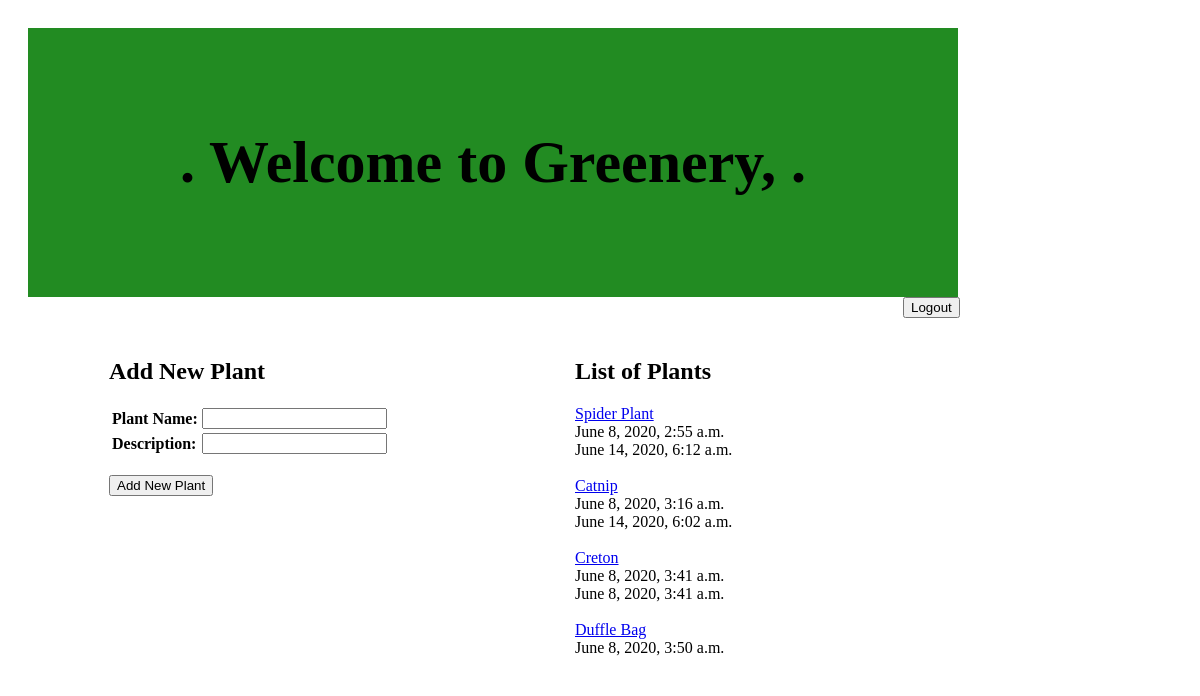
The app's page /main with its own data.
### Greenery_App/models.py (models this page shows)
class Plant(models.Model):
    plant_name = models.CharField(max_length = 255)
    description = models.TextField()
    poster = models.ForeignKey(User, related_name = 'plants', on_delete = models.CASCADE)
    created_at = models.DateTimeField(auto_now_add = True)
    updated_at = models.DateTimeField(auto_now = True)
    objects = PlantManager()

### Greenery_App/views.py (the view)
# urls.py: path('main', views.main),
def main(request):
    context = {
        'all_plants': Plant.objects.all()
    }
    return render(request, 'main.html', context)

### Greenery_App/templates/main.html (shortened to what this page needs)
<!DOCTYPE html>
<html lang="en">
<head>
    {% load static %}
    <link rel="stylesheet" href="{% static 'main.css' %}">
</head>
<body>
    <div id="wrapper">
        <div id="header">
            <h1>. Welcome to Greenery, {{ request.session.name }} .</h1>
        </div>
        <div id="navi">
            <form action="/logout" method="POST">
            <input type="submit" value="Logout"></li>
            </form>
        </div>
        <div class="plant">
            <h2>Add New Plant</h2>
            <form action="/add_plant" method="POST">
                <table>
                    <tr>
                        <th>Plant Name:</th>
                        <td><input type="text" name="plant_name"></td>
                    </tr>
                    <tr>
                        <th>Description:</th>
                        <td><input type="textarea" name="description"></td>
                    </tr>
                </table>
                <br>
                <input type="submit" value="Add New Plant">
            </form>
        </div>
        <div class="plant">
            <h2>List of Plants</h2>
            {% for plant in all_plants %}
            <ul>
                <li><a href="/plant/{{plant.id}}">{{ plant.plant_name }}</a></li>
                <li>{{ plant.created_at }}</li>
                <li>{{ plant.updated_at }}</li>
            </ul>
            <br>
            {% endfor %}
        </div>
    </div>
</body>
</html>

### Greenery_App/static/main.css (style rules this page uses)
body { max-width: 950px; padding: 10px; }
#wrapper { max-width: 960px; margin: auto; background-color: white; padding: 10px; }
#header { padding: 60px; text-align: center; background-color: forestgreen; color: black; font-size: 30px; }
#navi { margin-left: 875px; }
.plant { display: inline-block; width: 300px; height: 300px; padding: 20px; vertical-align: top; margin-left: 61px; margin-right: 61px; text-align: left; overflow: scroll; }
.plant ul { list-style-type: none; margin: 0; padding: 0; }

### records on screen
Plant: plant_name "Spider Plant", created_at "June 8, 2020, 2:55 a.m.", updated_at "June 14, 2020, 6:12 a.m."
Plant: plant_name "Catnip", created_at "June 8, 2020, 3:16 a.m.", updated_at "June 14, 2020, 6:02 a.m."
Plant: plant_name "Creton", created_at "June 8, 2020, 3:41 a.m.", updated_at "June 8, 2020, 3:41 a.m."
Plant: plant_name "Duffle Bag", created_at "June 8, 2020, 3:50 a.m."
